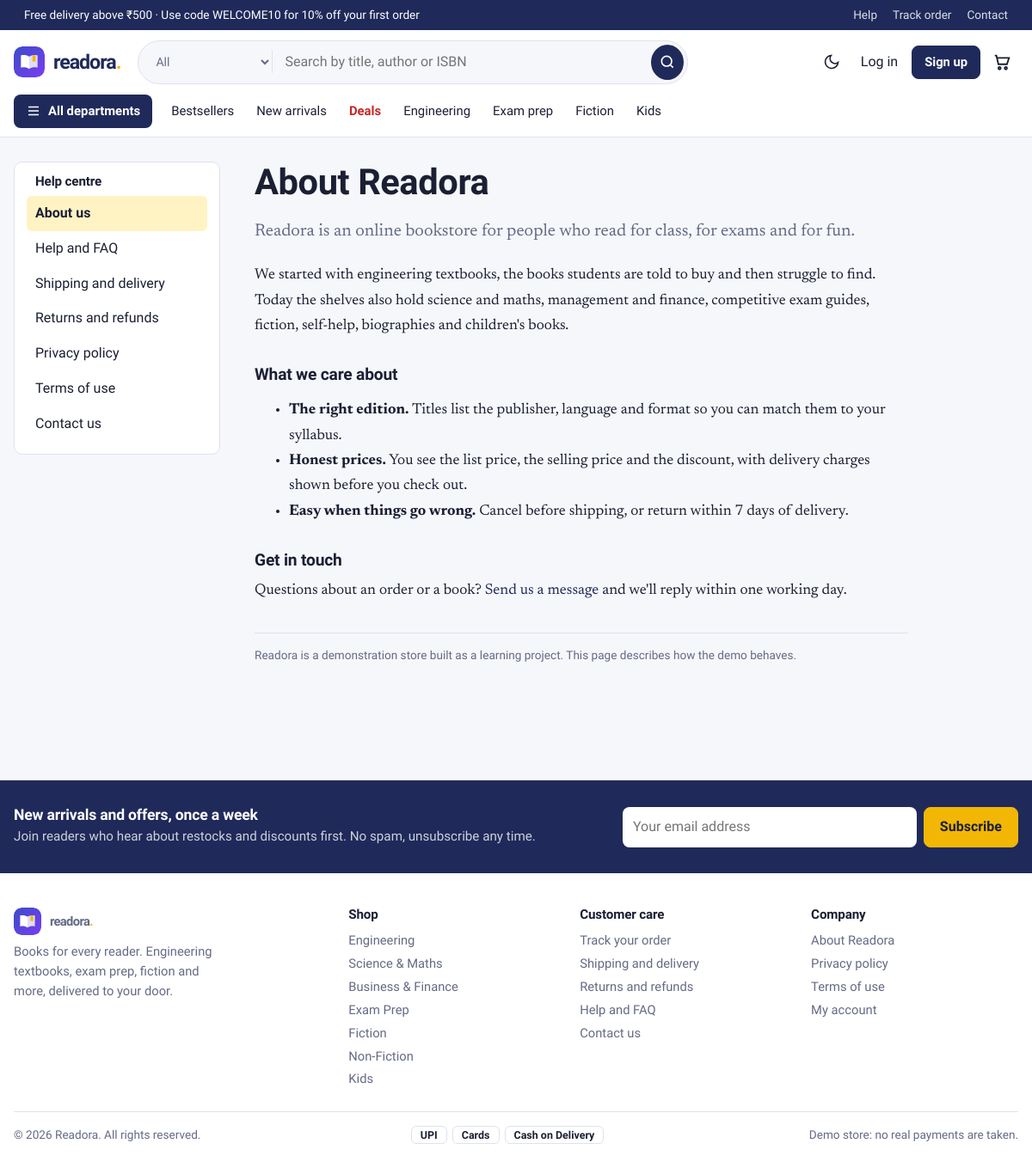
Screenshot of /info/about with the database file from the repository.
### tables this page shows
CREATE TABLE categories (
    id          INTEGER PRIMARY KEY AUTOINCREMENT,
    slug        TEXT NOT NULL UNIQUE,
    name        TEXT NOT NULL,
    group_name  TEXT NOT NULL DEFAULT 'More',   -- shown as a column in the departments menu
    sort_order  INTEGER NOT NULL DEFAULT 0
);

### bookstore/routes/shop.py (the view)
@bp.route("/info/<slug>")
def info(slug):
    if slug not in PAGES:
        abort(404)
    return render_template(f"pages/{slug}.html", title=PAGES[slug])

### bookstore/db.py (called while the page is built)
def get_db():
    if "db" not in g:
        g.db = sqlite3.connect(current_app.config["DATABASE"])
        g.db.row_factory = sqlite3.Row
        g.db.execute("PRAGMA foreign_keys = ON")
    return g.db

def query(sql, args=(), one=False):
    cur = get_db().execute(sql, args)
    rows = cur.fetchall()
    cur.close()
    return (rows[0] if rows else None) if one else rows

### bookstore/utils.py (called while the page is built)
def csrf_token():
    if "_csrf" not in session:
        session["_csrf"] = secrets.token_urlsafe(32)
    return session["_csrf"]

def check_csrf():
    if request.method in ("POST", "PUT", "PATCH", "DELETE"):
        sent = request.form.get("_csrf") or request.headers.get("X-CSRF-Token")
        if not sent or not secrets.compare_digest(sent, session.get("_csrf", "")):
            abort(400, "Invalid or missing CSRF token. Please reload the page and try again.")

def load_user():
    uid = session.get("user_id")
    g.user = query("SELECT * FROM users WHERE id = ?", (uid,), one=True) if uid else None
    if uid and g.user is None:
        session.clear()

def money(v):
    v = float(v or 0)
    return f"₹{v:,.0f}" if v == int(v) else f"₹{v:,.2f}"

def cart_count():
    if g.user:
        row = query("SELECT COALESCE(SUM(qty),0) n FROM cart_items WHERE user_id=?", (g.user["id"],), one=True)
        return row["n"]
    return sum(session.get("cart", {}).values())

def all_settings():
    if "_settings" not in g:
        saved = {r["key"]: r["value"] for r in query("SELECT key, value FROM settings")}
        g._settings = {**SETTING_DEFAULTS, **saved}
    return g._settings

### bookstore/templates/pages/about.html
{% extends 'pages/_page.html' %}
{% block body %}
<h1>About {{ brand.name }}</h1>
<p class="lead">{{ brand.name }} is an online bookstore for people who read for class, for exams and for fun.</p>
<p>We started with engineering textbooks, the books students are told to buy and then struggle to find. Today the shelves also hold science and maths, management and finance, competitive exam guides, fiction, self-help, biographies and children's books.</p>
<h2>What we care about</h2>
<ul>
  <li><b>The right edition.</b> Titles list the publisher, language and format so you can match them to your syllabus.</li>
  <li><b>Honest prices.</b> You see the list price, the selling price and the discount, with delivery charges shown before you check out.</li>
  <li><b>Easy when things go wrong.</b> Cancel before shipping, or return within {{ 7 }} days of delivery.</li>
</ul>
<h2>Get in touch</h2>
<p>Questions about an order or a book? <a href="{{ url_for('shop.contact') }}">Send us a message</a> and we'll reply within one working day.</p>
{% endblock %}

### bookstore/templates/base.html (shortened to what this page needs)
<!doctype html>
<html lang="en">
<head>
  <link rel="stylesheet" href="{{ url_for('static', filename='css/style.css') }}">
</head>
<body class="{{ 'is-admin' if current_endpoint and current_endpoint.startswith('admin.') }}">
<div class="strip">
  <div class="wrap strip-in">
    <span>Free delivery above {{ free_above|float|money }}{% if store.announcement %} · {{ store.announcement }}{% endif %}</span>
    <span class="strip-links"><a href="{{ url_for('shop.info', slug='faq') }}">Help</a><a href="{{ url_for('orders.history') }}">Track order</a><a href="{{ url_for('shop.contact') }}">Contact</a></span>
  </div>
</div>
<header class="site-header">
  <div class="wrap bar">
    <a class="logo" href="{{ url_for('shop.home') }}" aria-label="{{ brand.name }} home">
      <img class="logo-img" src="{{ url_for('static', filename='img/mark.svg') }}" width="36" height="36" alt="">
      <span class="wordmark">{{ brand.name|lower }}<b>.</b></span>
    </a>
    <form class="search" action="{{ url_for('shop.catalogue') }}" role="search" autocomplete="off">
      <select name="category" aria-label="Search in department">
        <option value="">All</option>
      </select>
      <input type="search" name="q" value="{{ request.args.get('q', '') }}" placeholder="Search by title, author or ISBN" aria-label="Search books" id="search-input">
      <button aria-label="Search"><svg viewBox="0 0 24 24" width="20" height="20" fill="none" stroke="currentColor" stroke-width="2"><circle cx="11" cy="11" r="7"/><path d="m20 20-3.500-3.500"/></svg></button>
    </form>
    <nav class="actions" aria-label="Account">
      <button class="icon-btn" id="theme-toggle" type="button" aria-label="Switch light or dark theme">
        <svg viewBox="0 0 24 24" width="20" height="20" fill="none" stroke="currentColor" stroke-width="2"><path d="M21 12.800A9 9 0 1 1 11.200 3a7 7 0 0 0 9.800 9.800z"/></svg>
      </button>
      {% if g.user %}
        <a class="icon-link" href="{{ url_for('shop.wishlist') }}">Wishlist</a>
        <a class="icon-link" href="{{ url_for('orders.history') }}">Orders</a>
        <div class="menu">
          <button class="menu-btn" type="button" aria-haspopup="true" aria-expanded="false">{{ g.user.fullname.split()[0] }}</button>
          <div class="menu-list" hidden>
            <a href="{{ url_for('auth.account') }}">My account</a>
            <a href="{{ url_for('orders.history') }}">My orders</a>
            <a href="{{ url_for('shop.wishlist') }}">Wishlist</a>
            {% if g.user.is_admin %}<a href="{{ url_for('admin.dashboard') }}">Admin panel</a>{% endif %}
            <form method="post" action="{{ url_for('auth.logout') }}"><input type="hidden" name="_csrf" value="{{ csrf_token() }}"><button>Log out</button></form>
          </div>
        </div>
      {% else %}
        <a class="icon-link" href="{{ url_for('auth.login') }}">Log in</a>
        <a class="btn btn-sm" href="{{ url_for('auth.register') }}">Sign up</a>
      {% endif %}
      <a class="cart-link" href="{{ url_for('cart.view') }}" aria-label="Cart, {{ cart_count }} items">
        <svg viewBox="0 0 24 24" width="22" height="22" fill="none" stroke="currentColor" stroke-width="2"><path d="M3 4h2l2.600 11h10.800L21 7H6.200"/><circle cx="9" cy="20" r="1.500"/><circle cx="17" cy="20" r="1.500"/></svg>
      </a>
    </nav>
  </div>
  <nav class="wrap mainnav" aria-label="Departments">
    <div class="mega">
      <button class="mega-btn" type="button" aria-expanded="false" aria-controls="mega-panel">
        <svg viewBox="0 0 24 24" width="18" height="18" fill="none" stroke="currentColor" stroke-width="2"><path d="M4 6h16M4 12h16M4 18h16"/></svg> All departments
      </button>
    </div>
    <a href="{{ url_for('shop.bestsellers') }}">Bestsellers</a>
    <a href="{{ url_for('shop.new_arrivals') }}">New arrivals</a>
    <a href="{{ url_for('shop.deals') }}" class="hot">Deals</a>
    <a href="{{ url_for('shop.catalogue', group='Engineering') }}">Engineering</a>
    <a href="{{ url_for('shop.catalogue', category='exams') }}">Exam prep</a>
    <a href="{{ url_for('shop.catalogue', group='Fiction') }}">Fiction</a>
    <a href="{{ url_for('shop.catalogue', group='Kids') }}">Kids</a>
  </nav>
</header>
<main id="main" class="wrap">{% block content %}{% endblock %}</main>
<footer class="site-footer">
  <div class="news">
    <div class="wrap news-in">
      <div><h3>New arrivals and offers, once a week</h3><p class="muted">Join readers who hear about restocks and discounts first. No spam, unsubscribe any time.</p></div>
      <form method="post" action="{{ url_for('shop.newsletter') }}" data-ajax-newsletter class="news-form">
        <input type="email" name="email" placeholder="Your email address" aria-label="Email address" required>
        <button class="btn btn-hl">Subscribe</button>
      </form>
    </div>
  </div>
  <div class="wrap foot">
    <div class="foot-brand">
      <div class="logo"><img class="logo-img" src="{{ url_for('static', filename='img/mark.svg') }}" width="32" height="32" alt=""><span class="wordmark">{{ brand.name|lower }}<b>.</b></span></div>
      <p class="muted">{{ brand.tagline }}. Engineering textbooks, exam prep, fiction and more, delivered to your door.</p>
    </div>
    <div><h4>Shop</h4>{% for group in nav_groups %}<a href="{{ url_for('shop.catalogue', group=group) }}">{{ group }}</a>{% endfor %}</div>
    <div><h4>Customer care</h4>
      <a href="{{ url_for('orders.history') }}">Track your order</a>
      <a href="{{ url_for('shop.info', slug='shipping') }}">Shipping and delivery</a>
      <a href="{{ url_for('shop.info', slug='returns-policy') }}">Returns and refunds</a>
      <a href="{{ url_for('shop.info', slug='faq') }}">Help and FAQ</a>
      <a href="{{ url_for('shop.contact') }}">Contact us</a></div>
    <div><h4>Company</h4>
      <a href="{{ url_for('shop.info', slug='about') }}">About {{ brand.name }}</a>
      <a href="{{ url_for('shop.info', slug='privacy') }}">Privacy policy</a>
      <a href="{{ url_for('shop.info', slug='terms') }}">Terms of use</a>
      <a href="{{ url_for('auth.account') }}">My account</a></div>
  </div>
  <div class="wrap foot-bottom">
    <span>© {{ year }} {{ brand.name }}. All rights reserved.</span>
    <span class="pay"><i>UPI</i><i>Cards</i><i>Cash on Delivery</i></span>
    <span class="muted">Demo store: no real payments are taken.</span>
  </div>
</footer>
</body>
</html>

### rows the page displays
categories: group_name "Engineering"
categories: group_name "Science & Maths"
categories: group_name "Business & Finance"
categories: group_name "Exam Prep"
categories: group_name "Fiction"
categories: group_name "Non-Fiction"
categories: group_name "Kids"

### other values shown
{{ free_above|float|money }} "₹500"
{{ store.announcement }} "Use code WELCOME10 for 10% off your first order"
{{ brand.name|lower }} "readora"
{{ label }} "About us" "Help and FAQ" "Shipping and delivery" "Returns and refunds" "Privacy policy" "Terms of use"
{{ brand.name }} "Readora"
{{ 7 }} "7"
{{ brand.tagline }} "Books for every reader"
